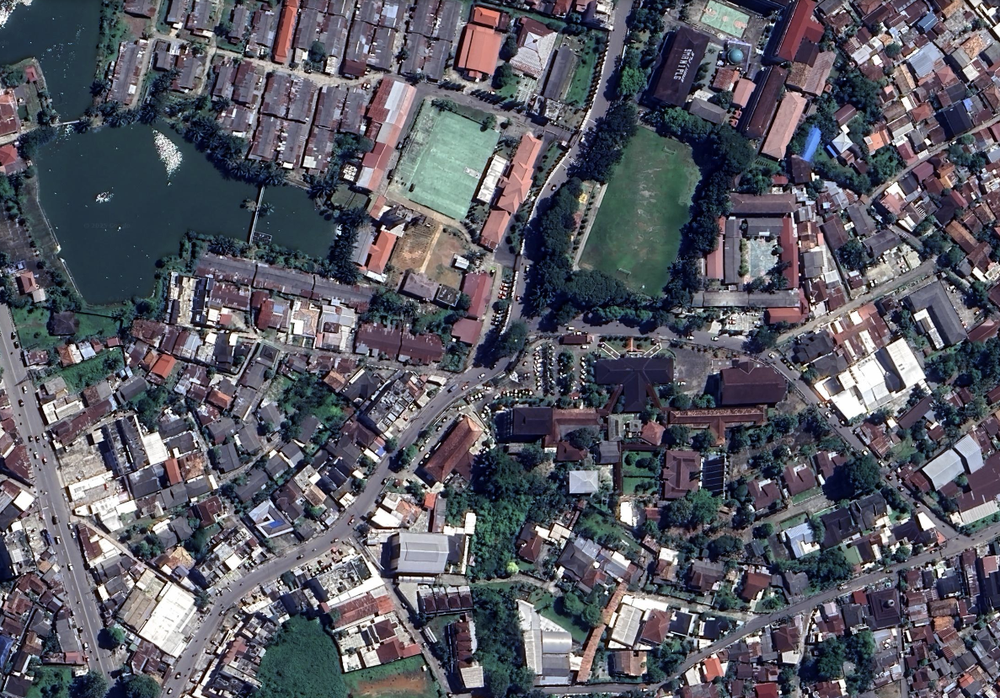
#> input picture Screenshot 2025-04-15 185021.png, 1000 x 698 px, shrunk from 1187 x 828 before the run
$ jupyter execute --allow-errors Kelompok5.ipynb
#> lines starting #> are read from the running program, lines starting #| are printed output that depends on the picture
## Peningkatan Gambar Satelit

## 1. Import Libraries

[cell 1]
import cv2
import numpy as np
import matplotlib.pyplot as plt

## 2. Download dan Load Sample Image

[cell 2]
img = cv2.imread("Screenshot 2025-04-15 185021.png")
#> img is the input picture: shape (698, 1000, 3); mean B, G, R 99, 89.2, 88.7
img_rgb = cv2.cvtColor(img, cv2.COLOR_BGR2RGB)

## 3. Tampilkan Gambar Asli dan Histogram

[cell 3]
# Gambar asli
plt.figure(figsize=(6,6))
plt.imshow(img_rgb)
plt.title("Original Image")
plt.axis("off")

# Histogram sebelum equalization
plt.figure()
for i, col in enumerate(['r','g','b']):
    hist = cv2.calcHist([img_rgb],[i],None,[256],[0,256])
    plt.plot(hist, label=col)
plt.title("Histogram Before Equalization")
plt.xlabel("Pixel Value")
plt.ylabel("Frequency")
plt.legend()
plt.show()
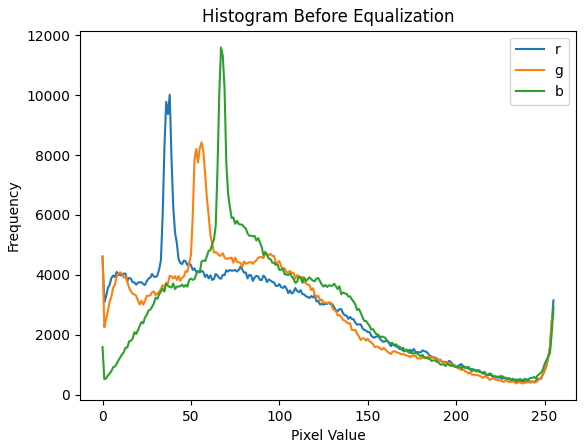
#> figure drawn by matplotlib, 1 panel; curve peaks at x = 38, y = 10012; curve peaks at x = 56, y = 8422; curve peaks at x = 67, y = 11591

## 4. Terapkan Histogram Equalization

## 4.1 Grayscale Equalization

[cell 4]
gray = cv2.cvtColor(img, cv2.COLOR_BGR2GRAY)
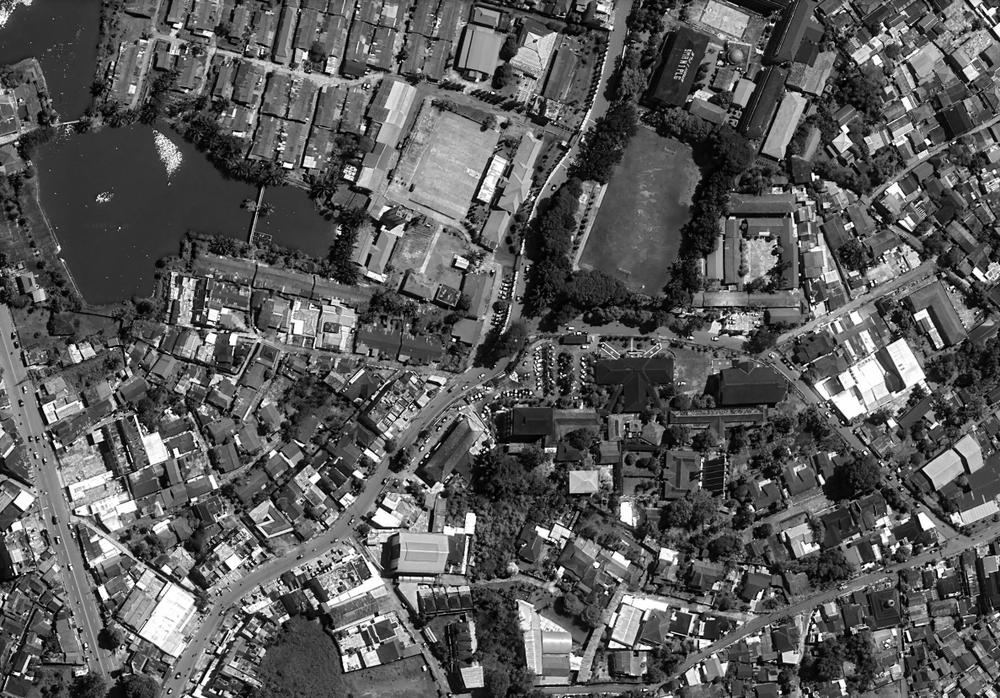
#> gray: shape (698, 1000); min 0, max 255, mean 90.2
equalized_gray = cv2.equalizeHist(gray)
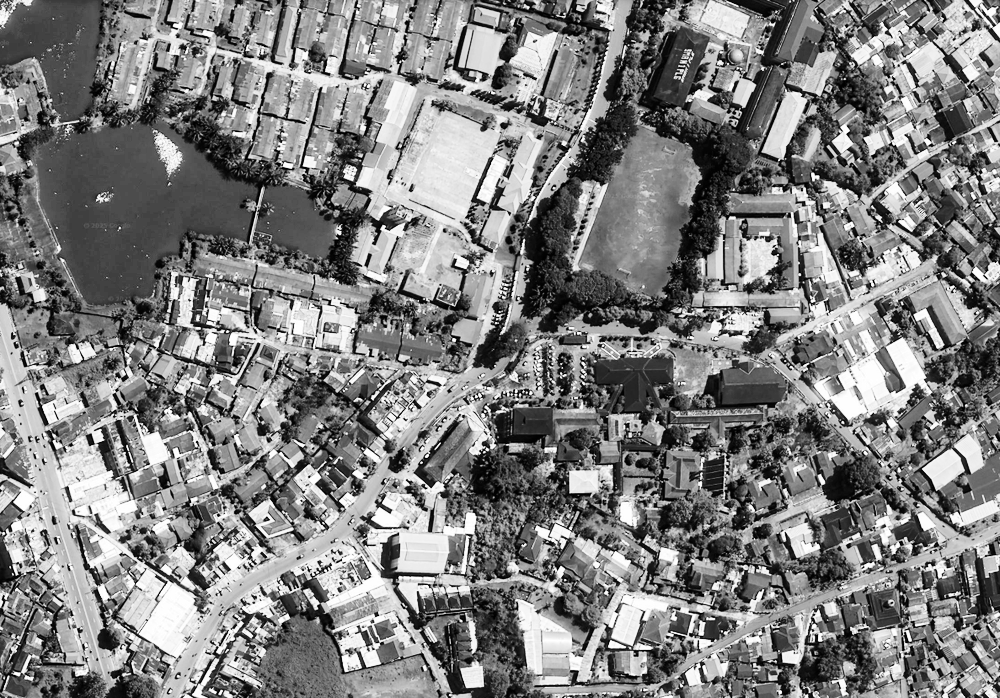
#> equalized_gray: shape (698, 1000); min 0, max 255, mean 128

## 4.2 Color Equalization via YUV

[cell 5]
# Konversi ke YUV
img_yuv = cv2.cvtColor(img, cv2.COLOR_BGR2YUV)
#> img_yuv: shape (698, 1000, 3); mean of channels 0, 1, 2 90.2, 132.2, 126.7
# Equalisasi channel Y (luminance)
img_yuv[:,:,0] = cv2.equalizeHist(img_yuv[:,:,0])
#> img_yuv: shape (698, 1000, 3); mean of channels 0, 1, 2 128, 132.2, 126.7
# Kembali ke RGB
equalized_color = cv2.cvtColor(img_yuv, cv2.COLOR_YUV2RGB)
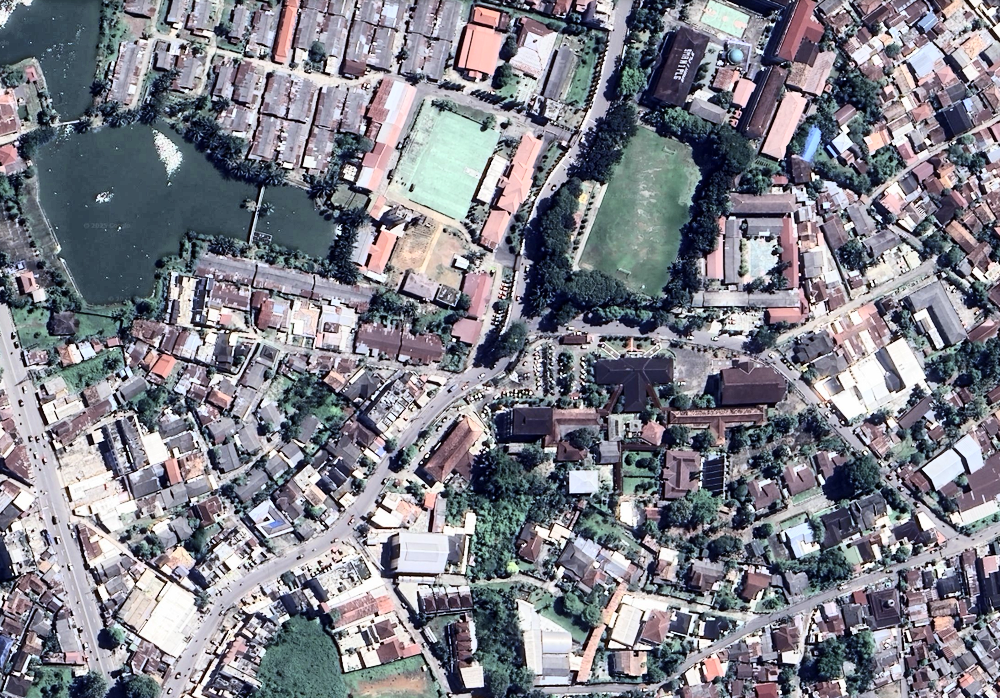
#> equalized_color: shape (698, 1000, 3); mean R, G, B 126.5, 127.1, 136.4

## 5. Tampilkan Gambar Hasil dan Histogram

[cell 6]
# Gambar setelah equalization
plt.figure(figsize=(6,6))
plt.imshow(equalized_color)
plt.title("Equalized Image (Color)")
plt.axis("off")

# Histogram setelah equalization
plt.figure()
for i, col in enumerate(['r','g','b']):
    hist = cv2.calcHist([equalized_color],[i],None,[256],[0,256])
    plt.plot(hist, label=col)
plt.title("Histogram After Equalization")
plt.xlabel("Pixel Value")
plt.ylabel("Frequency")
plt.legend()
plt.show()
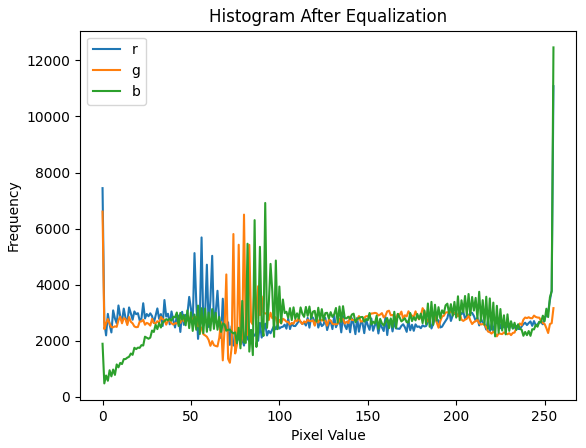
#> figure drawn by matplotlib, 1 panel; curve peaks at x = 255, y = 11082; curve peaks at x = 0, y = 6604; curve peaks at x = 255, y = 12467

## 6. Perbandingan Sebelum & Sesudah

[cell 7]
fig, axes = plt.subplots(1,2, figsize=(12,6))
axes[0].imshow(img_rgb)
axes[0].set_title("Original")
axes[0].axis("off")
axes[1].imshow(equalized_color)
axes[1].set_title("Equalized")
axes[1].axis("off")
plt.show()
